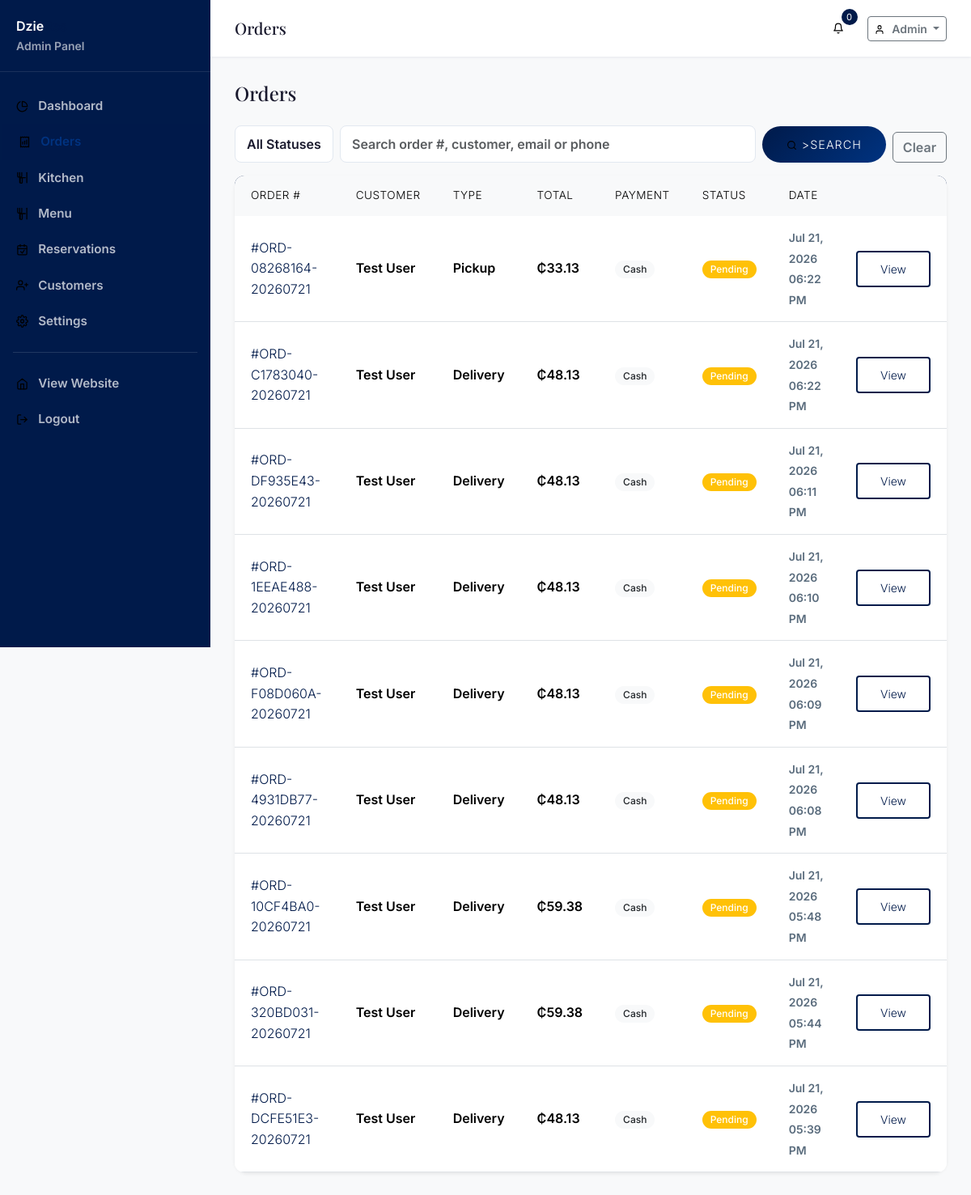
Page /admin/orders (signed in) on the earlier database version.
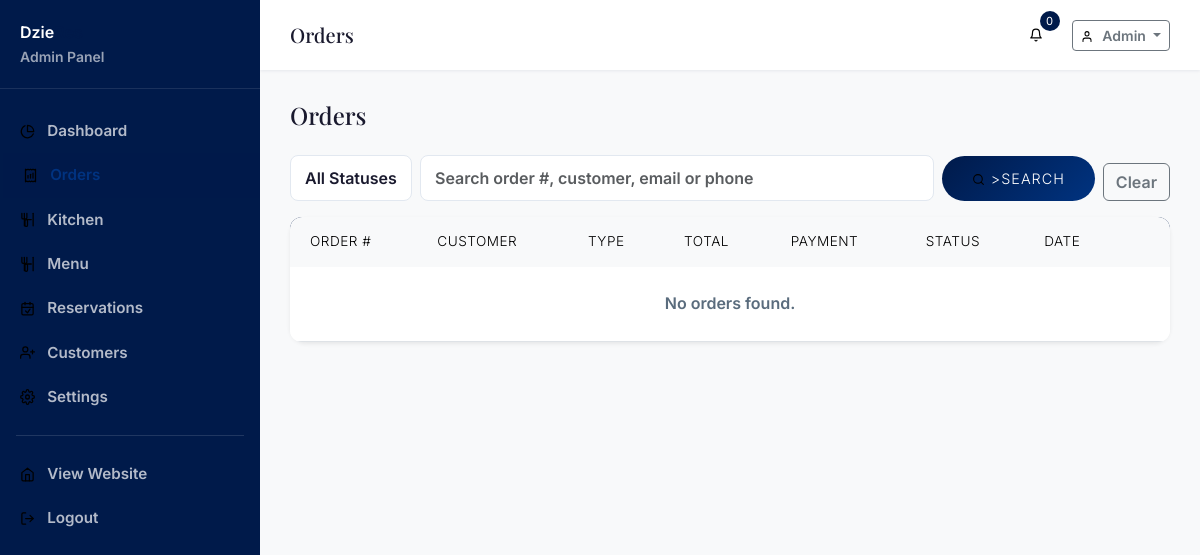
Same page on the later database version.
### tables this page shows
CREATE TABLE users (
    id INTEGER PRIMARY KEY AUTOINCREMENT,
    role_id INTEGER NOT NULL DEFAULT 3,
    firstname VARCHAR(50) NOT NULL,
    lastname VARCHAR(50) NOT NULL,
    email VARCHAR(100) NOT NULL UNIQUE,
    phone VARCHAR(20),
    password VARCHAR(255) NOT NULL,
    avatar VARCHAR(255),
    address TEXT,
    city VARCHAR(100),
    state VARCHAR(100),
    zip VARCHAR(20),
    country VARCHAR(100) DEFAULT 'Ghana',
    email_verified_at DATETIME,
    verification_token VARCHAR(100),
    remember_token VARCHAR(100),
    reset_token VARCHAR(100),
    reset_token_expires DATETIME,
    status TEXT DEFAULT 'active',
    last_login DATETIME,
    ip_address VARCHAR(45),
    created_at DATETIME DEFAULT CURRENT_TIMESTAMP,
    updated_at DATETIME DEFAULT CURRENT_TIMESTAMP,
    FOREIGN KEY (role_id) REFERENCES roles(id)
);

CREATE TABLE orders (
    id INTEGER PRIMARY KEY AUTOINCREMENT,
    order_number VARCHAR(20) NOT NULL UNIQUE,
    user_id INTEGER,
    guest_email VARCHAR(100),
    guest_phone VARCHAR(20),
    guest_name VARCHAR(100),
    order_type TEXT DEFAULT 'delivery',
    table_id INTEGER,
    status TEXT DEFAULT 'pending',
    subtotal DECIMAL(10,2) NOT NULL DEFAULT 0,
    discount_amount DECIMAL(10,2) DEFAULT 0,
    coupon_code VARCHAR(50),
    coupon_discount DECIMAL(10,2) DEFAULT 0,
    tax_amount DECIMAL(10,2) DEFAULT 0,
    delivery_fee DECIMAL(10,2) DEFAULT 0,
    service_charge DECIMAL(10,2) DEFAULT 0,
    total_amount DECIMAL(10,2) NOT NULL DEFAULT 0,
    payment_status TEXT DEFAULT 'pending',
    payment_method TEXT DEFAULT 'cash',
    delivery_address TEXT,
    delivery_city VARCHAR(100),
    delivery_phone VARCHAR(20),
    delivery_instructions TEXT,
    estimated_delivery_time DATETIME,
    actual_delivery_time DATETIME,
    special_notes TEXT,
    is_guest INTEGER DEFAULT 0,
    ip_address VARCHAR(45),
    created_at DATETIME DEFAULT CURRENT_TIMESTAMP,
    updated_at DATETIME DEFAULT CURRENT_TIMESTAMP,
    FOREIGN KEY (user_id) REFERENCES users(id) ON DELETE SET NULL,
    FOREIGN KEY (table_id) REFERENCES tables(id) ON DELETE SET NULL
);

### views/admin/orders/index.php (the view, shortened to what the changed rows need)
<div class="d-flex justify-content-between align-items-center mb-4">
    <h4 class="mb-0">Orders</h4>
</div>
<form method="GET" class="mb-3">
    <div class="row g-2 align-items-end">
        <div class="col-auto">
            <select name="status" class="form-select" onchange="this.form.submit()">
                <option value="">All Statuses</option>
            </select>
        </div>
        <div class="col">
            <input type="text" name="search" class="form-control" placeholder="Search order #, customer, email or phone"
                   value="<?= \escape($search ?? '') ?>">
        </div>
        <div class="col-auto">
            <button type="submit" class="btn btn-gold"><?= \icon('search', ['style' => 'width:0.9em;height:0.9em;margin-right:0.35rem;vertical-align:-0.15em;']) ?>></i>Search</button>
        </div>
        <div class="col-auto">
            <a href="<?= \baseUrl('admin/orders') ?>" class="btn btn-outline-secondary">Clear</a>
        </div>
    </div>
</form>
<div class="card border-0 shadow-sm">
    <div class="card-body p-0">
        <div class="table-responsive">
            <table class="table align-middle mb-0">
                <thead class="table-light">
                    <tr>
                        <th>Order #</th><th>Customer</th><th>Type</th>
                        <th>Total</th><th>Payment</th><th>Status</th><th>Date</th><th></th>
                    </tr>
                </thead>
                <tbody>
                    <?php foreach ($orders as $o): ?>
                        <tr>
                            <td><a href="<?= \baseUrl('admin/orders/' . $o->id) ?>" class="fw-semibold text-decoration-none">#<?= \escape($o->order_number) ?></a></td>
                            <td><?= \escape($o->customer_name ?? 'Guest') ?></td>
                            <td><?= ucfirst(str_replace('_', ' ', $o->order_type)) ?></td>
                            <td><?= \formatPrice($o->total_amount) ?></td>
                            <td><span class="badge bg-light text-dark"><?= ucwords(str_replace('_', ' ', $o->payment_method)) ?></span></td>
                            <td><span class="badge bg-<?= \matchStatusColor($o->status) ?>"><?= ucfirst(str_replace('_', ' ', $o->status)) ?></span></td>
                            <td><small class="text-muted"><?= \formatDateTime($o->created_at) ?></small></td>
                            <td><a href="<?= \baseUrl('admin/orders/' . $o->id) ?>" class="btn btn-sm btn-outline-gold">View</a></td>
                        </tr>
                    <?php endforeach; ?>
                    <?php if (empty($orders)): ?><tr><td colspan="8" class="text-center text-muted py-4">No orders found.</td></tr><?php endif; ?>
                </tbody>
            </table>
        </div>
    </div>
</div>

### Router.php (shortened to what the changed rows need)
<?php
class Router
{
    private $routes = [];
    private $middleware = [];
    private $prefix = '';
    private function addRoute(string $methods, string $path, $handler, array $middleware): void
    {
        $path = $this->prefix . $path;
        $methods = explode('|', $methods);
        foreach ($methods as $method) {
            $this->routes[] = [
                'method' => strtoupper(trim($method)),
                'path' => $path,
                'handler' => $handler,
                'middleware' => array_merge($this->middleware, $middleware),
                'pattern' => $this->pathToRegex($path),
            ];
        }
    }
    public function group(string $prefix, callable $callback, array $middleware = []): void
    {
        $previousPrefix = $this->prefix;
        $previousMiddleware = $this->middleware;
        $this->prefix = $previousPrefix . $prefix;
        $this->middleware = array_merge($previousMiddleware, $middleware);
        $this->prefix = $previousPrefix;
        $this->middleware = $previousMiddleware;
    }
    public function dispatch(): void
    {
        $method = $_SERVER['REQUEST_METHOD'];
        $uri = parse_url($_SERVER['REQUEST_URI'], PHP_URL_PATH);
        $basePath = dirname($_SERVER['SCRIPT_NAME']);
        if ($basePath !== '/' && strpos($uri, $basePath) === 0) {
            $uri = substr($uri, strlen($basePath));
        }
        $uri = '/' . trim($uri, '/');
        foreach ($this->routes as $route) {
            if ($route['method'] !== $method) {
                continue;
            }
            if (preg_match($route['pattern'], $uri, $matches)) {
                $params = array_filter($matches, function($key) {
                    return !is_numeric($key);
                }, ARRAY_FILTER_USE_KEY);
                $this->executeHandler($route['handler'], $params);
                return;
            }
        }
    }
    private function pathToRegex(string $path): string
    {
        $pattern = preg_replace('/\{([a-zA-Z_]+)\}/', '(?P<$1>[^/]+)', $path);
        $pattern = str_replace('/', '\/', $pattern);
        return '/^' . $pattern . '$/';
    }
    private function executeHandler($handler, array $params): void
    {
        if (is_callable($handler)) {
            call_user_func_array($handler, $params);
        } elseif (is_string($handler)) {
            if (strpos($handler, '@') !== false) {
                [$controller, $method] = explode('@', $handler);
                $instance = new $controller();
                call_user_func_array([$instance, $method], $params);
            } else {
                view($handler, $params);
            }
        }
    }
}

### views/admin/layouts/master.php (shortened to what the changed rows need)
<!DOCTYPE html>
<html lang="en" data-bs-theme="light">
<head>
    <link href="<?= \asset('vendor/bootstrap/bootstrap.min.css') ?>" rel="stylesheet">
    <link href="<?= \asset('vendor/fontawesome/all.min.css') ?>" rel="stylesheet">
    <link href="<?= \asset('vendor/fonts/local-fonts.css') ?>" rel="stylesheet">
    <link href="<?= \asset('css/style.css') ?>" rel="stylesheet">
</head>
<body>
    <div class="admin-wrapper">
        <aside class="admin-sidebar" id="adminSidebar">
            <div class="sidebar-brand">
                <a href="<?= \baseUrl('admin') ?>" class="text-decoration-none text-white">
                    <span class="brand-text">Dzie<span class="text-gold">Res</span></span>
                    <small class="d-block text-muted">Admin Panel</small>
                </a>
            </div>
            <nav class="sidebar-nav">
                <div class="nav-item <?= strpos($_SERVER['REQUEST_URI'], '/admin/dashboard') !== false || $_SERVER['REQUEST_URI'] === \baseUrl('admin') || rtrim($_SERVER['REQUEST_URI'], '/') === \baseUrl('admin') ? 'active' : '' ?>">
                    <a href="<?= \baseUrl('admin') ?>"><?= \icon('chart-pie', []) ?> Dashboard</a>
                </div>
                <div class="nav-item <?= strpos($_SERVER['REQUEST_URI'], '/admin/orders') !== false ? 'active' : '' ?>">
                    <a href="<?= \baseUrl('admin/orders') ?>"><?= \icon('receipt', []) ?> Orders</a>
                </div>
                <div class="nav-item <?= strpos($_SERVER['REQUEST_URI'], '/admin/kitchen') !== false ? 'active' : '' ?>">
                    <a href="<?= \baseUrl('admin/kitchen') ?>"><?= \icon('kitchen-set', []) ?> Kitchen</a>
                </div>
                <div class="nav-item <?= strpos($_SERVER['REQUEST_URI'], '/admin/menu') !== false ? 'active' : '' ?>">
                    <a href="<?= \baseUrl('admin/menu') ?>"><?= \icon('utensils', []) ?> Menu</a>
                </div>
                <div class="nav-item <?= strpos($_SERVER['REQUEST_URI'], '/admin/reservations') !== false ? 'active' : '' ?>">
                    <a href="<?= \baseUrl('admin/reservations') ?>"><?= \icon('calendar-check', []) ?> Reservations</a>
                </div>
                <div class="nav-item <?= strpos($_SERVER['REQUEST_URI'], '/admin/customers') !== false ? 'active' : '' ?>">
                    <a href="<?= \baseUrl('admin/customers') ?>"><?= \icon('user-plus', []) ?> Customers</a>
                </div>
                <div class="nav-item <?= strpos($_SERVER['REQUEST_URI'], '/admin/settings') !== false ? 'active' : '' ?>">
                    <a href="<?= \baseUrl('admin/settings') ?>"><?= \icon('cog', []) ?> Settings</a>
                </div>
                <hr class="text-white-50 mx-3">
                <div class="nav-item">
                    <a href="<?= \baseUrl() ?>"><?= \icon('globe', []) ?> View Website</a>
                </div>
                <div class="nav-item">
                    <a href="<?= \baseUrl('logout') ?>"><?= \icon('sign-out', []) ?> Logout</a>
                </div>
            </nav>
        </aside>
        <div class="admin-main">
            <header class="admin-header">
                <div class="d-flex justify-content-between align-items-center">
                    <div class="d-flex align-items-center gap-3">
                        <h5 class="mb-0"><?= \escape($pageTitle ?? 'Dashboard') ?></h5>
                    </div>
                    <div class="d-flex align-items-center gap-3">
                        <div class="dropdown">
                            <button class="btn btn-icon btn-sm position-relative" id="notificationBtn" data-bs-toggle="dropdown" aria-expanded="false">
                                <?= \icon('bell', []) ?>
                                <span class="cart-badge" id="notifCount">0</span>
                            </button>
                        </div>
                        <div class="dropdown">
                            <button class="btn btn-sm btn-outline-secondary dropdown-toggle" data-bs-toggle="dropdown">
                                <?= \icon('user', ['style' => 'width:0.9em;height:0.9em;margin-right:0.35rem;vertical-align:-0.15em;']) ?>
                                <?php $user = \auth(); if ($user): ?>
                                <?= \escape($user->firstname) ?>
                                <?php endif; ?>
                            </button>
                        </div>
                    </div>
                </div>
            </header>
            <div class="admin-content">
                <?php if (isset($contentView)): ?>
                    <?php \view($contentView, $data ?? []); ?>
                <?php else: ?>
                    <?php require $__viewPath ?? ''; ?>
                <?php endif; ?>
            </div>
        </div>
    </div>
</body>
</html>

### helpers/functions.php (shortened to what the changed rows need)
<?php
function app(): array
{
    static $config = null;
    if ($config === null) {
        $config = require __DIR__ . '/../config/app.php';
    }
    return $config;
}
function db(): Database
{
    return Database::getInstance();
}
function config(string $key, $default = null)
{
    $dbValue = dbConfigValue($key);
    $keys = explode('.', $key);
    $value = app();
    foreach ($keys as $segment) {
        $value = $value[$segment];
    }
    return $value;
}
function dbConfigValue(string $key)
{
    static $map = [
        'tax.rate'               => 'tax_rate',
        'service_charge'         => 'service_charge',
        'delivery.fee'           => 'delivery_fee',
        'delivery.free_above'    => 'free_delivery_above',
        'currency.symbol'        => 'currency_symbol',
        'currency.code'          => 'currency_code',
        'restaurant.name'        => 'restaurant_name',
        'restaurant.tagline'     => 'restaurant_tagline',
        'restaurant.phone'       => 'restaurant_phone',
        'restaurant.email'       => 'restaurant_email',
        'restaurant.address'     => 'restaurant_address',
        'restaurant.opening_hours' => 'opening_hours',
        'loyalty.points_per_ghs' => 'loyalty_points_per_ghs',
        'loyalty.welcome_points' => 'welcome_points',
        'app.accent_color'       => 'accent_color',
        'app.primary_color'      => 'primary_color',
    ];
    if (!isset($map[$key])) {
        return null;
    }
    try {
        return getSetting($map[$key]);
    } catch (\Throwable $e) {
        return null;
    }
}
function detectBaseUrl(): string
{
    $configured = config('url');
    if (!empty($_SERVER['HTTP_HOST'])) {
        $scheme = (!empty($_SERVER['HTTPS']) && $_SERVER['HTTPS'] !== 'off') ? 'https' : 'http';
        $host = $_SERVER['HTTP_HOST'];
        $script = $_SERVER['SCRIPT_NAME'] ?? '/index.php';
        $basePath = rtrim(dirname($script), '/');
        return $scheme . '://' . $host . $basePath;
    }
    return rtrim($configured ?: 'http://localhost/restaurant', '/');
}
function baseUrl(string $path = ''): string
{
    static $base = null;
    if ($base === null) {
        $base = detectBaseUrl();
    }
    return rtrim($base, '/') . '/' . ltrim($path, '/');
}
function sessionGet(string $key, $default = null)
{
    return $_SESSION[$key] ?? $default;
}
function sessionHas(string $key): bool
{
    return isset($_SESSION[$key]);
}
function auth(): ?object
{
    $user = db()->fetch(
        "SELECT u.*, r.name as role_name, r.slug as role_slug
         FROM users u
         JOIN roles r ON u.role_id = r.id
         WHERE u.id = ? AND u.status = 'active'",
        [sessionGet('user_id')]
    );
    return $user ?: null;
}
function escape(string $value): string
{
    return htmlspecialchars($value, ENT_QUOTES | ENT_HTML5, 'UTF-8');
}
function sanitize($value): string
{
    return strip_tags(trim((string) $value));
}
function formatPrice(float $amount): string
{
    $symbol = config('currency.symbol', '₵');
    return $symbol . number_format($amount, 2);
}
function formatDateTime(string $datetime, string $format = 'M d, Y h:i A'): string
{
    return date($format, strtotime($datetime));
}
function matchStatusColor(string $status): string
{
    switch ($status) {
        case 'pending':
        case 'in_stock':
            return 'warning';
    }
}
function getSetting(string $key, $default = null)
{
    $result = db()->fetch("SELECT value FROM settings WHERE `key` = ?", [$key]);
    return $result ? $result->value : $default;
}
function view(string $view, array $data = []): void
{
    extract($data);
    $viewPath = __DIR__ . '/../views/' . $view . '.php';
    require $viewPath;
}
function asset(string $path): string
{
    return baseUrl('assets/' . ltrim($path, '/'));
}
function icon(string $name, array $attrs = []): string
{
    $file = $map[$name] ?? 'search.svg';
    $src = asset('images/icons/' . $file);
    $html = '<img src="' . $src . '" alt="' . $name . '" class="icon icon-' . $name . '"';
    foreach ($attrs as $k => $v) {
        $html .= ' ' . $k . '="' . htmlspecialchars($v, ENT_QUOTES) . '"';
    }
    $html .= '>';
    return $html;
}

Differences in the rows shown:
removed orders: order_number "ORD-08268164-20260721", customer_name "Test User", order_type "Pickup", total_amount "₵33.13", payment_method "Cash", status "Pending", created_at "Jul 21, 2026 06:22 PM"
removed orders: order_number "ORD-C1783040-20260721", customer_name "Test User", order_type "Delivery", total_amount "₵48.13", payment_method "Cash", status "Pending", created_at "Jul 21, 2026 06:22 PM"
removed orders: order_number "ORD-DF935E43-20260721", customer_name "Test User", order_type "Delivery", total_amount "₵48.13", payment_method "Cash", status "Pending", created_at "Jul 21, 2026 06:11 PM"
removed orders: order_number "ORD-1EEAE488-20260721", customer_name "Test User", order_type "Delivery", total_amount "₵48.13", payment_method "Cash", status "Pending", created_at "Jul 21, 2026 06:10 PM"
removed orders: order_number "ORD-F08D060A-20260721", customer_name "Test User", order_type "Delivery", total_amount "₵48.13", payment_method "Cash", status "Pending", created_at "Jul 21, 2026 06:09 PM"
removed orders: order_number "ORD-4931DB77-20260721", customer_name "Test User", order_type "Delivery", total_amount "₵48.13", payment_method "Cash", status "Pending", created_at "Jul 21, 2026 06:08 PM"
removed orders: order_number "ORD-10CF4BA0-20260721", customer_name "Test User", order_type "Delivery", total_amount "₵59.38", payment_method "Cash", status "Pending", created_at "Jul 21, 2026 05:48 PM"
removed orders: order_number "ORD-320BD031-20260721", customer_name "Test User", order_type "Delivery", total_amount "₵59.38", payment_method "Cash", status "Pending", created_at "Jul 21, 2026 05:44 PM"
removed orders: order_number "ORD-DCFE51E3-20260721", customer_name "Test User", order_type "Delivery", total_amount "₵48.13", payment_method "Cash", status "Pending", created_at "Jul 21, 2026 05:39 PM"
Other differences:
new list line: "No orders found."
